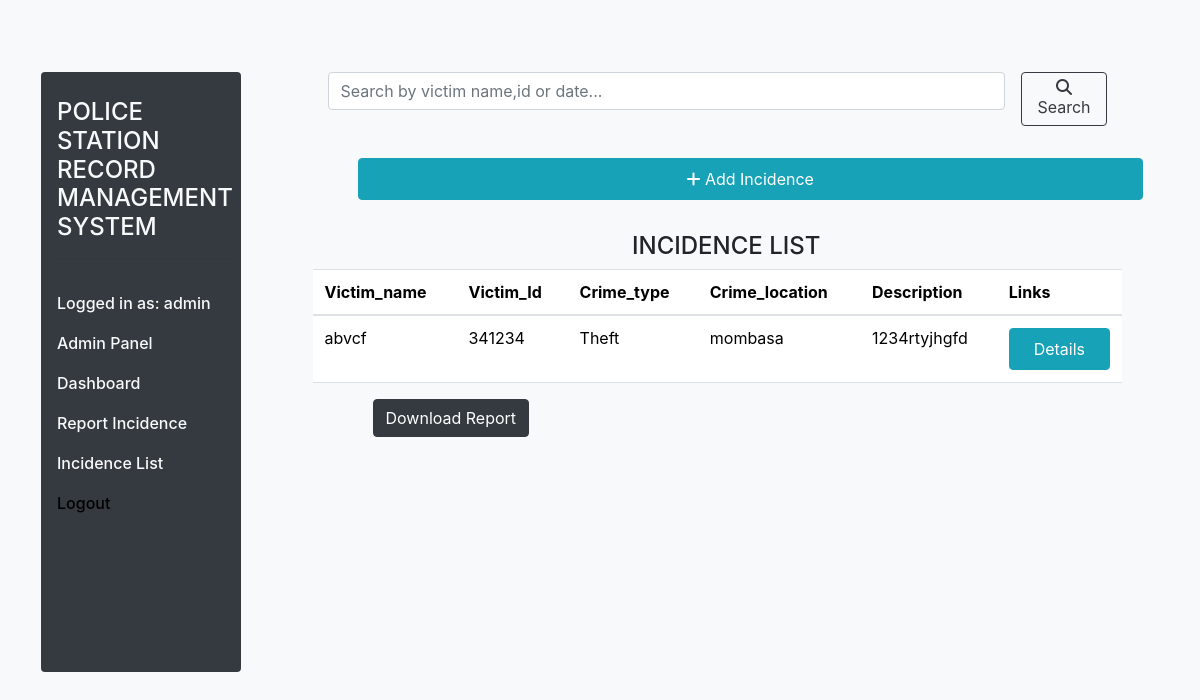
Before: /report/list (signed in) with the older database file.
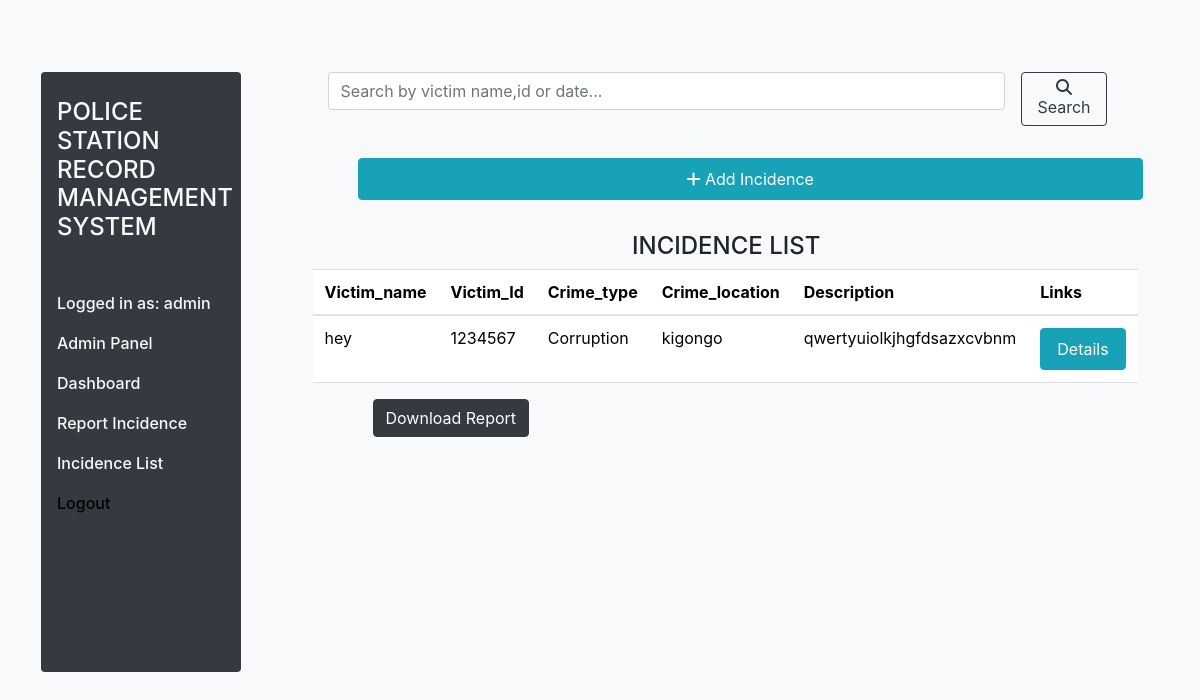
After: the same page with the newer database file.
### records/models.py (models this page shows, shortened)
class Report (models.Model):
    report_id = models.UUIDField(default=uuid.uuid4, editable=False, unique=True)
    victim_name = models.CharField(max_length=100)
    victim_id = models.IntegerField(max_length=8)
    crime_type = models.ForeignKey(Crime,on_delete=models.CASCADE,null=True, blank=False)
    crime_location = models.CharField(max_length=100)
    date = models.DateTimeField(auto_now_add=True)
    description = models.TextField(max_length=100)

class Crime(models.Model):
    name = models.CharField(max_length=100)
    def __str__(self) :
        return self.name

### records/views.py (the view)
# urls.py: path('report/list', views.report_list, name='report_list'),
@login_required(login_url='login')
def report_list(request):
    q = request.GET.get('q') if request.GET.get('q') != None else ''
    report_list = Report.objects.filter(
        Q(victim_id__icontains=q) |
        Q(victim_name__icontains=q) |
        Q(date__icontains=q)
    )
    context = {
        'report_list': report_list,
    }
    return render(request, 'records/report_list.html', context)

### records/templates/records/report_list.html (shortened to what this page needs)
{% extends 'records/base.html' %} {% load crispy_forms_tags%}
    {% block content %}
    <div class="row">
        <div class="col-md-3 ">
            {% include 'records/sidebar.html'%}
        </div>
        <div class="col-md-8 mt-5">
                <form class="d-flex" method="GET">
                    <input class="form-control me-2" type="text" name="q" placeholder="Search by victim name,id or date..." aria-label="Search">
                    <button class="btn btn-outline-dark search ml-2" type="submit"><i class="fa-solid fa-magnifying-glass"></i>Search </button>
                </form>
            <div class="row">
                <div class="row">
                    <a href="{% url 'add_report'%}" class="btn btn-info m-3 ml-5 p-2"><i class="fa fa-plus"></i> Add Incidence</a>
                    <h4 class="text-center ml-4 mt-3">INCIDENCE LIST</h4>
                </div>
                <table class="table  p-2 jumbortron">
                    <thead>
                        <tr>
                            <th scope="col">Victim_name</th>
                            <th scope="col">Victim_Id</th>
                            <th scope="col">Crime_type</th>
                            <th scope="col">Crime_location</th>
                            <th scope="col">Description</th>
                            <th  scope="col">Links</th>
                        </tr>
                    </thead>
                    <tbody>
                        {% for report_list in report_list %}
                        <tr>
                            <td scope="row">{{report_list.victim_name}}</td>
                            <td scope="row">{{report_list.victim_id}}</td>
                            <td scope="row">{{report_list.crime_type}}</td>
                            <td scope="row">{{report_list.crime_location}}</td>
                            <td scope="row">{{report_list.description}}</td>
                            <td scope="row"><a class="nav-link btn btn-info" href="{% url 'detail' report_list.id %}">Details</a></td>
                        </tr>
                     {% empty %}
                     <div class="alert alert-info text-dark m-l ml-4 ">
                         <p class="text-center">Sorry No record available!!</p>
                     </div>
                        {% endfor%}
                    </tbody>
                    </table>
                    <div class="download ml-5">
                        <a href="{% url 'reports-download' %}" class="btn btn-dark">Download Report</a>
                    </div>
              </div>
        </div>
    </div>
    {% endblock content %}

Changed rows visible on the page:
removed Report: victim_name "abvcf", victim_id "341234", crime_type "Theft", crime_location "mombasa", description "1234rtyjhgfd"
added Report: victim_name "hey", victim_id "1234567", crime_type "Corruption", crime_location "kigongo", description "qwertyuiolkjhgfdsazxcvbnm"
